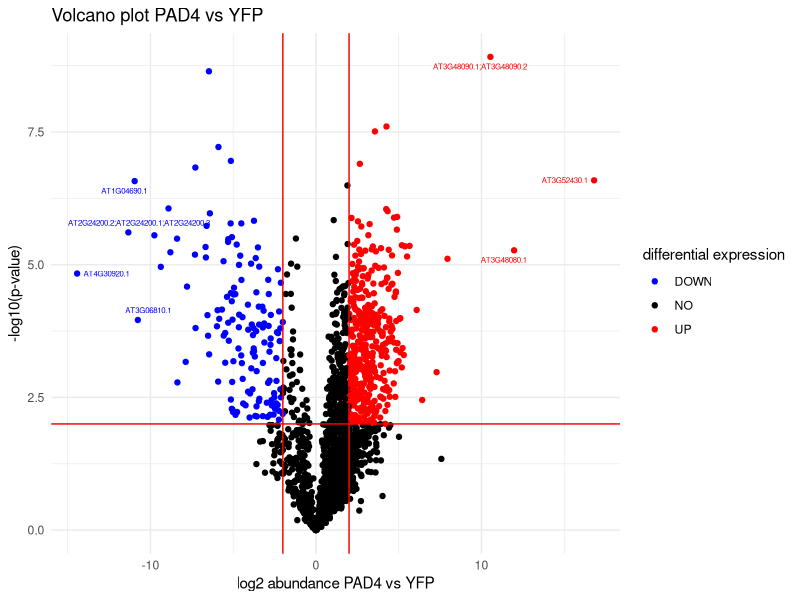
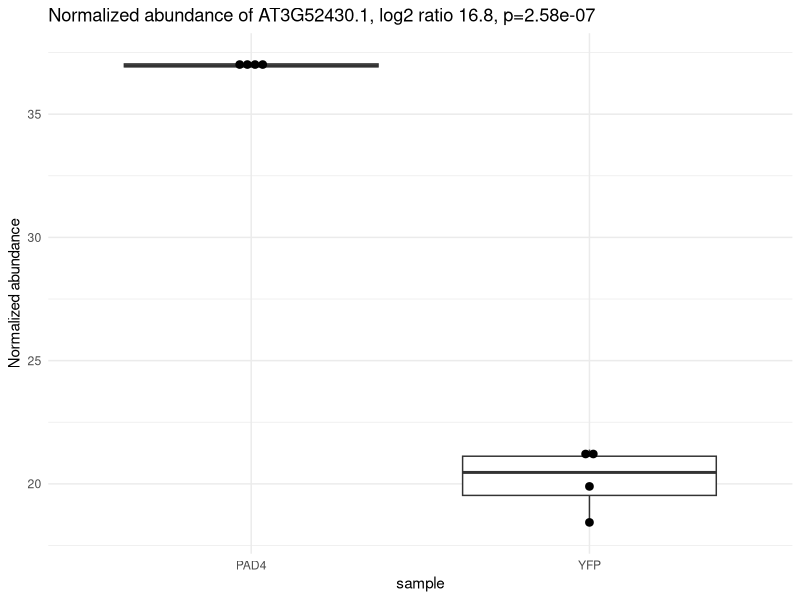

Reproduce these figures in R, in order.
#volcano plot
volcano <- read.csv("Vulcano_data_V2.csv")
head(volcano)
str(volcano)
library(ggplot2)
library(ggrepel)

diff_line <- 2

#changing colour and assigning UP or down
volcano$diffexpressed <- "NO"
volcano$diffexpressed[volcano$log2_PAD4_vs_YFP > diff_line & volcano$pval_PAD4_vs_YFP < 0.01] <- "UP"
volcano$diffexpressed[volcano$log2_PAD4_vs_YFP < -diff_line & volcano$pval_PAD4_vs_YFP < 0.01] <- "DOWN"

#Same code as last part, but for names (2 -> 10)
volcano$diffexpressed2 <- "NO"
volcano$diffexpressed2[volcano$log2_PAD4_vs_YFP > 10 & volcano$pval_PAD4_vs_YFP < 0.01] <- "UP"
volcano$diffexpressed2[volcano$log2_PAD4_vs_YFP < -10 & volcano$pval_PAD4_vs_YFP < 0.01] <- "DOWN"

#uses last bit of code to generate labels
volcano$volcanolabel <- NA
volcano$volcanolabel[volcano$diffexpressed2 != "NO"] <- volcano$Majority.protein.IDs[volcano$diffexpressed2 != "NO"]

ggplot(data = volcano, aes(x=log2_PAD4_vs_YFP,y=-log10(pval_PAD4_vs_YFP), col=diffexpressed, label= volcanolabel)) + 
  geom_point() + 
  theme_minimal() +
  geom_text_repel(size = 2) +
  scale_color_manual(values=c("blue", "black", "red")) +
  geom_vline(xintercept=c(-diff_line, diff_line), col="red") +
  geom_hline(yintercept=-log10(0.01), col="red") +
  labs(title = "Volcano plot PAD4 vs YFP", x = "log2 abundance PAD4 vs YFP", y = "-log10(p-value)", colour = "differential expression")
  
#box plot
protein = "AT3G52430.1"

#pulling the values from the df
PAD4_1 <- volcano$Norm_abundance_PAD4_rep1[volcano$Majority.protein.IDs == protein]
PAD4_2 <- volcano$Norm_abundance_PAD4_rep2[volcano$Majority.protein.IDs == protein]
PAD4_3 <- volcano$Norm_abundance_PAD4_rep3[volcano$Majority.protein.IDs == protein]
PAD4_4 <- volcano$Norm_abundance_PAD4_rep4[volcano$Majority.protein.IDs == protein]
YFP_1 <- volcano$Norm_abundance_YFP_rep1[volcano$Majority.protein.IDs == protein]
YFP_2 <- volcano$Norm_abundance_YFP_rep2[volcano$Majority.protein.IDs == protein]
YFP_3 <- volcano$Norm_abundance_YFP_rep3[volcano$Majority.protein.IDs == protein]
YFP_4 <- volcano$Norm_abundance_YFP_rep4[volcano$Majority.protein.IDs == protein]

#Putting the values into another df
abundance <- c(PAD4_1, PAD4_2, PAD4_3, PAD4_4, YFP_1, YFP_2, YFP_3, YFP_4)
gene_names <- rep(c("PAD4", "YFP"), each = 4)
df <- data.frame(abundance, gene_names)

#Getting useful information for the plot title
log2ratio = round(volcano$log2_PAD4_vs_YFP[volcano$Majority.protein.IDs == protein], digits = 2)
pval <- volcano$pval_PAD4_vs_YFP[volcano$Majority.protein.IDs == protein]

#Making the plot title in advance
plot_title <- paste("Normalized abundance of ", protein, ", ", "log2 ratio ", log2ratio, ", " ,"p=", pval, sep = "") 

ggplot(df, aes(x = gene_names, y = abundance)) + 
  geom_boxplot() +
  theme_minimal() +
  geom_dotplot(binaxis='y', stackdir='center', dotsize=0.5) +
  labs(title = plot_title, x = "sample", y = "Normalized abundance")